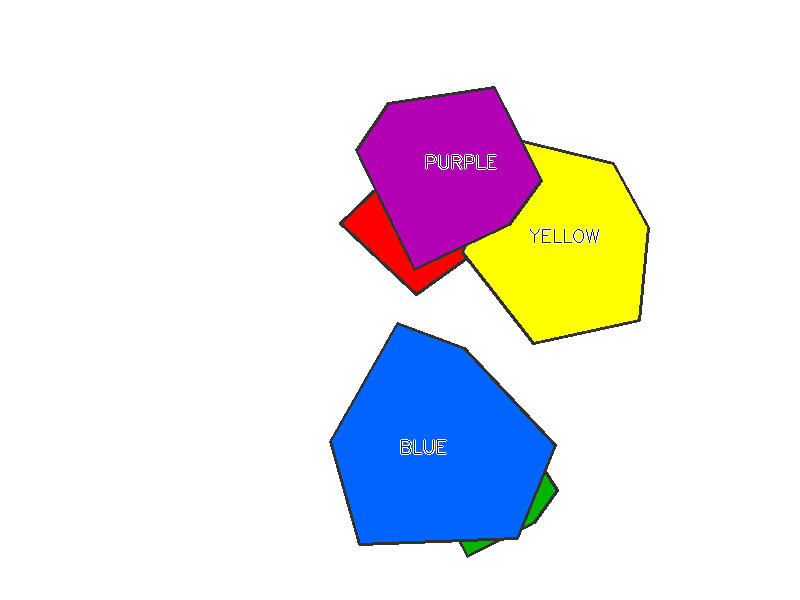
//> input picture images/q08_test.png, 800 x 600 px
$ ./main   (built with g++ and OpenCV 4)
//> lines starting //> are read from the running program, lines starting //| are printed output that depends on the picture; after the words box and inside, x2 and y2 are one past the last pixel; in counts of white or black regions, pixels touching at a corner belong together
// ============================================================
// 第八题：颜色区域分割与面积计算
//
// 颜色分割的标准做法是在 HSV 里做：
//   - 色调 H 直接对应"是什么颜色"，和明暗无关；饱和度 S 排除灰白，
//     明度 V 排除黑色，所以先限定 S、V 再切 H，比在 BGR 里卡范围稳。
//   - red 的色相在 0/180 两端（红色一端接 180 一端接 0），必须用两段
//     inRange 再按位或，只取 0~10 会漏掉偏洋红的那一半。
// 每种颜色统计像素数和占比，最后按面积从大到小排序输出，并把每一类
// 单独存成一张二值掩码图。
// ============================================================
#include <opencv2/opencv.hpp>
#include <iostream>
#include <vector>
#include <algorithm>

using namespace std;
using namespace cv;

struct ColorSpec {
    string name;
    vector<pair<int, int>> hueRanges;   // 色相区间（可能两段）
    Scalar bgr;                          // 标注用的颜色
};

int main(int argc, char** argv) {
    string inPath = (argc > 1) ? argv[1] : "images/q08_test.png";
    Mat img = imread(inPath);
//> img is the input picture: 600 rows x 800 cols, CV_8UC3; mean B, G, R 235.1, 228.9, 231.2
    if (img.empty()) {
        cerr << "无法读取图像: " << inPath << endl;
        return 1;
    }

    Mat hsv;
    cvtColor(img, hsv, COLOR_BGR2HSV);
//> hsv: 600 rows x 800 cols, CV_8UC3; mean H, S, V 15.2, 42.2, 248.9

    const int SMIN = 60, VMIN = 60;
    vector<ColorSpec> specs = {
        // inRange 的两个端点都算在区间内，所以端点只能归给一种颜色：
        // yellow/green 的 35、green/blue 的 85、blue/purple 的 130、
        // purple/red 的 170 都只写在一边，五个掩码才是互斥的。
        {"red",    {{0, 10}, {170, 179}}, Scalar(0, 0, 255)},
        {"yellow", {{15, 34}},            Scalar(0, 255, 255)},
        {"green",  {{35, 84}},            Scalar(0, 255, 0)},
        {"blue",   {{85, 129}},           Scalar(255, 0, 0)},
        {"purple", {{130, 169}},          Scalar(255, 0, 255)},
    };

    double total = (double)img.rows * img.cols;
//> total = 480000
    struct Stat { string name; int area; double pct; Scalar color; };
    vector<Stat> stats;
    Mat out = img.clone();

    for (auto& sp : specs) {
        Mat mask = Mat::zeros(img.size(), CV_8U);
        for (auto& hr : sp.hueRanges) {
            Mat part;
            inRange(hsv, Scalar(hr.first, SMIN, VMIN),
                         Scalar(hr.second, 255, 255), part);
            mask |= part;
        }

        // 3x3 开运算去掉边缘的抗锯齿碎点（亚像素混色会产生孤立的
        // 单像素，会让面积统计虚高一点点）
        morphologyEx(mask, mask, MORPH_OPEN,
                     getStructuringElement(MORPH_ELLIPSE, Size(3, 3)));

        int area = countNonZero(mask);
        if (area == 0) continue;
        double pct = area / total * 100.0;
        stats.push_back({sp.name, area, pct, sp.bgr});

        // 每类单独存一张二值掩码图
        string fname = "q08_mask_" + sp.name + ".png";
        imwrite(fname, mask);
        cout << "已保存掩码: " << fname << endl;

        // 在原图上把这类区域的轮廓描出来并标注颜色名
        vector<vector<Point>> cc;
        findContours(mask, cc, RETR_EXTERNAL, CHAIN_APPROX_SIMPLE);
        for (auto& c : cc) {
            if (contourArea(c) < 100) continue;
            drawContours(out, vector<vector<Point>>{c}, 0, sp.bgr, 2);
            Rect r = boundingRect(c);
            putText(out, sp.name, r.tl() + Point(3, 16),
                    FONT_HERSHEY_SIMPLEX, 0.5, Scalar(0, 0, 0), 3, LINE_AA);
            putText(out, sp.name, r.tl() + Point(3, 16),
                    FONT_HERSHEY_SIMPLEX, 0.5, sp.bgr, 1, LINE_AA);
        }
    }
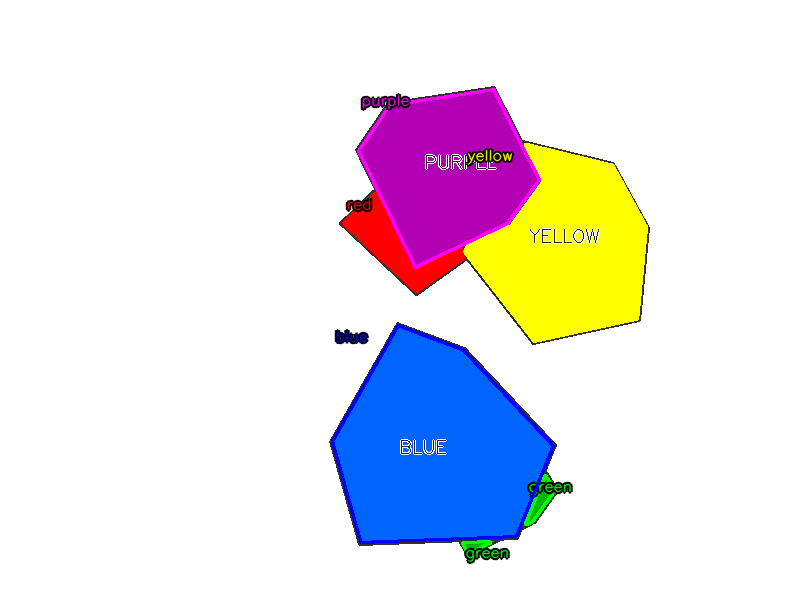
//> out: 600 rows x 800 cols, CV_8UC3; 1.91% of pixels changed, all inside (x1, y1, x2, y2) = (331, 88, 648, 565)

    if (stats.empty()) {
        cerr << "没有检测到任何颜色区域" << endl;
        return 2;
    }

    // ---------- 按面积从大到小排序 ----------
    sort(stats.begin(), stats.end(),
         [](const Stat& a, const Stat& b) { return a.area > b.area; });

    cout << "\n颜色区域面积统计（按面积降序）：" << endl;
    cout << "  排名  颜色     面积(px²)   占比" << endl;
    for (size_t i = 0; i < stats.size(); ++i) {
        char buf[128];
        snprintf(buf, sizeof(buf), "  %-4d  %-7s  %8d   %5.2f%%",
                 (int)i + 1, stats[i].name.c_str(), stats[i].area, stats[i].pct);
        cout << buf << endl;
    }

    // ---------- 图上写总表 ----------
    int y = 28;
    putText(out, "Color area percentage:", Point(10, y),
            FONT_HERSHEY_SIMPLEX, 0.7, Scalar(0, 0, 0), 3, LINE_AA);
    putText(out, "Color area percentage:", Point(10, y),
            FONT_HERSHEY_SIMPLEX, 0.7, Scalar(255, 255, 255), 1, LINE_AA);
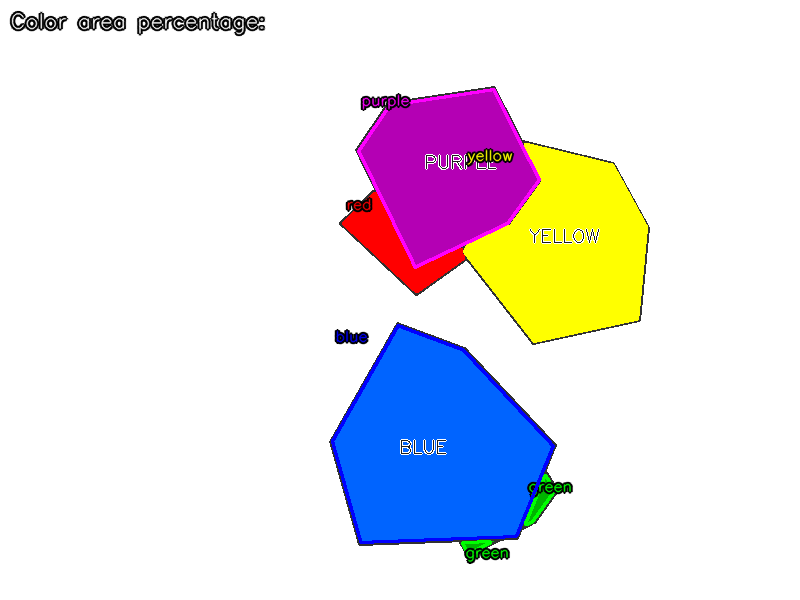
//> out: 600 rows x 800 cols, CV_8UC3; mean B, G, R 233.7, 226.9, 230
    for (size_t i = 0; i < stats.size(); ++i) {
        y += 26;
        char buf[128];
        snprintf(buf, sizeof(buf), "%s: %d px2 (%.2f%%)",
                 stats[i].name.c_str(), stats[i].area, stats[i].pct);
        putText(out, buf, Point(10, y), FONT_HERSHEY_SIMPLEX, 0.6,
                Scalar(0, 0, 0), 3, LINE_AA);
        putText(out, buf, Point(10, y), FONT_HERSHEY_SIMPLEX, 0.6,
                stats[i].color, 1, LINE_AA);
    }
//> this loop made 5 passes
//> pass 1, `putText(out, buf, Point(10, y), FONT_HERSHEY_SIMPLEX, 0.6, Scalar(0, 0..`:
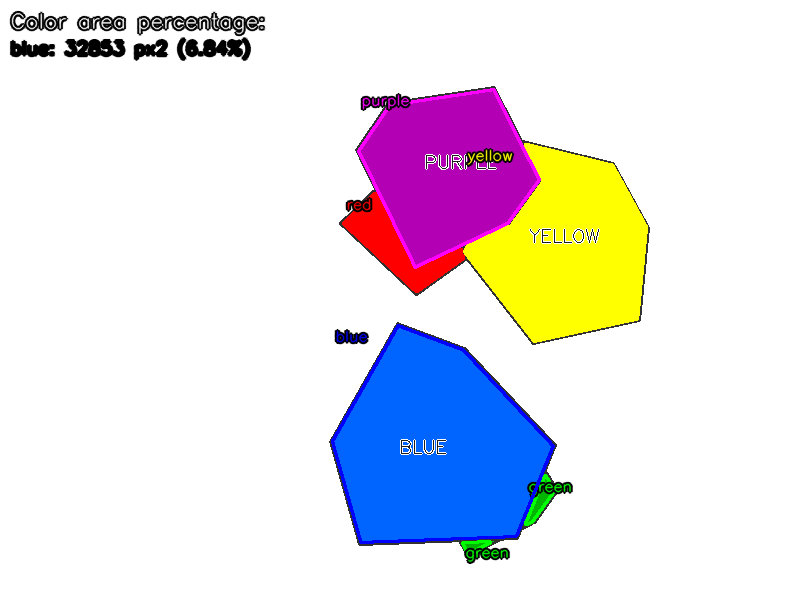
//> out: 600 rows x 800 cols, CV_8UC3; 0.76% of pixels changed, all inside (x1, y1, x2, y2) = (9, 37, 252, 61)
//> pass 1, `putText(out, buf, Point(10, y), FONT_HERSHEY_SIMPLEX, 0.6, stats[i].co..`:
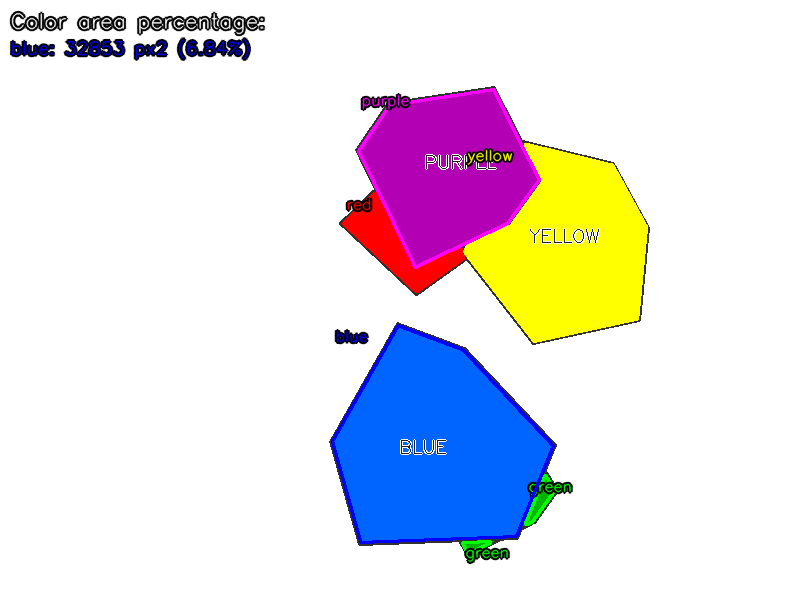
//> out: 600 rows x 800 cols, CV_8UC3; 0.34% of pixels changed, all inside (x1, y1, x2, y2) = (11, 38, 250, 60)
//> pass 2, `putText(out, buf, Point(10, y), FONT_HERSHEY_SIMPLEX, 0.6, Scalar(0, 0..`:
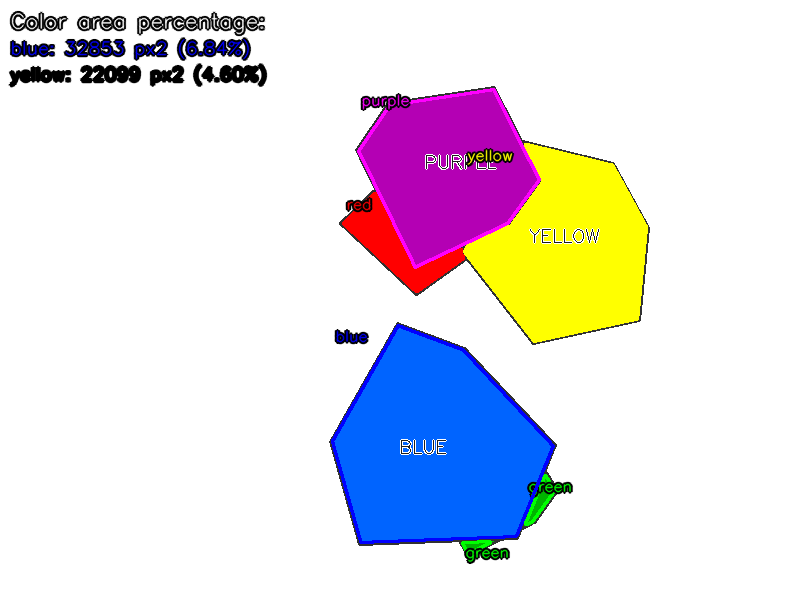
//> out: 600 rows x 800 cols, CV_8UC3; 0.79% of pixels changed, all inside (x1, y1, x2, y2) = (7, 63, 268, 88)
//> pass 2, `putText(out, buf, Point(10, y), FONT_HERSHEY_SIMPLEX, 0.6, stats[i].co..`:
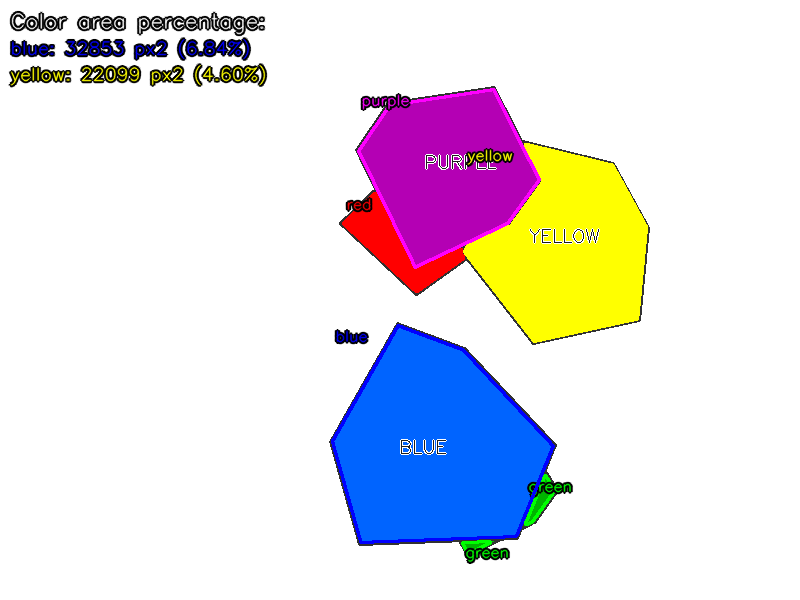
//> out: 600 rows x 800 cols, CV_8UC3; 0.36% of pixels changed, all inside (x1, y1, x2, y2) = (10, 64, 266, 86)
//> after the loop:
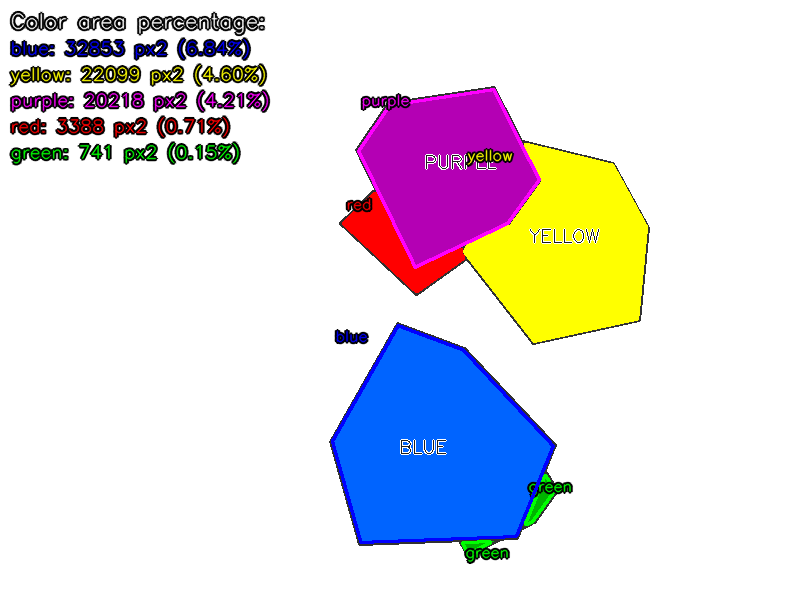
//> out: 600 rows x 800 cols, CV_8UC3; 2.1% of pixels changed, all inside (x1, y1, x2, y2) = (9, 89, 271, 166)
//> after the loop, y = 158

    string outPath = (argc > 2) ? argv[2] : "q08_result.png";
    imwrite(outPath, out);
    cout << "\n结果图已保存: " << outPath << endl;
    return 0;
}

$ run again, with images/q01_test.png copied over images/q08_test.png
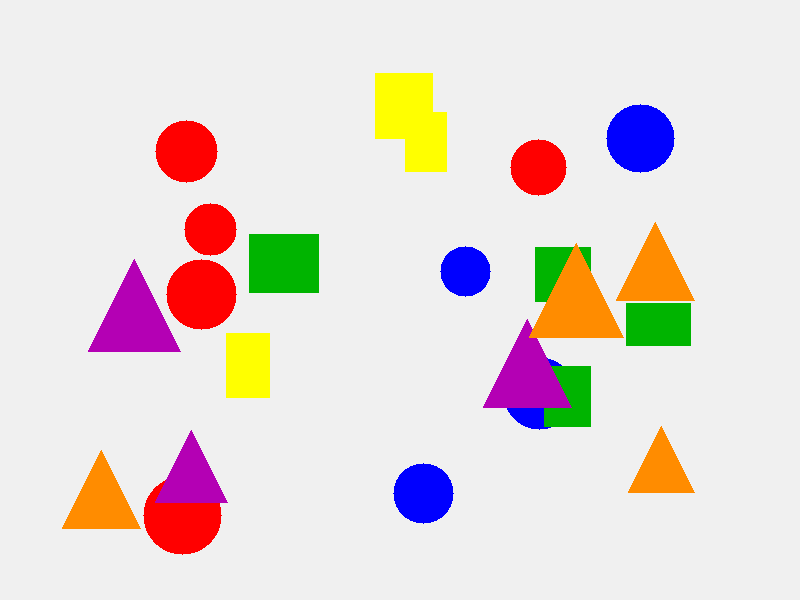
//> input picture images/q01_test.png, 800 x 600 px
//> img is the input picture: 600 rows x 800 cols, CV_8UC3; mean B, G, R 215.3, 218.7, 229.9
//> hsv: 600 rows x 800 cols, CV_8UC3; mean H, S, V 8, 35.7, 238.7
//> after the loop `for (auto& sp : specs)`:
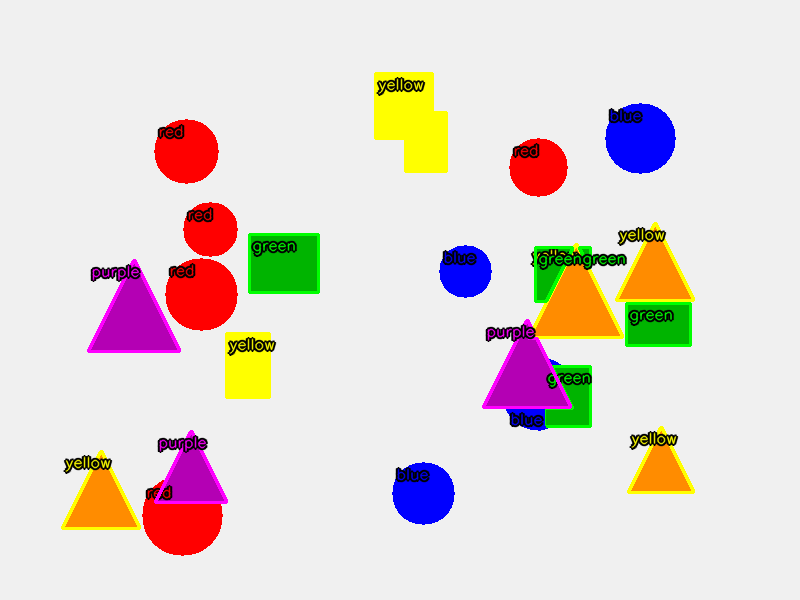
//> out: 600 rows x 800 cols, CV_8UC3; 4.58% of pixels changed, all inside (x1, y1, x2, y2) = (61, 72, 695, 556)
//> after the loop `for (size_t i = 0; i < stats.size(); ++i)`:
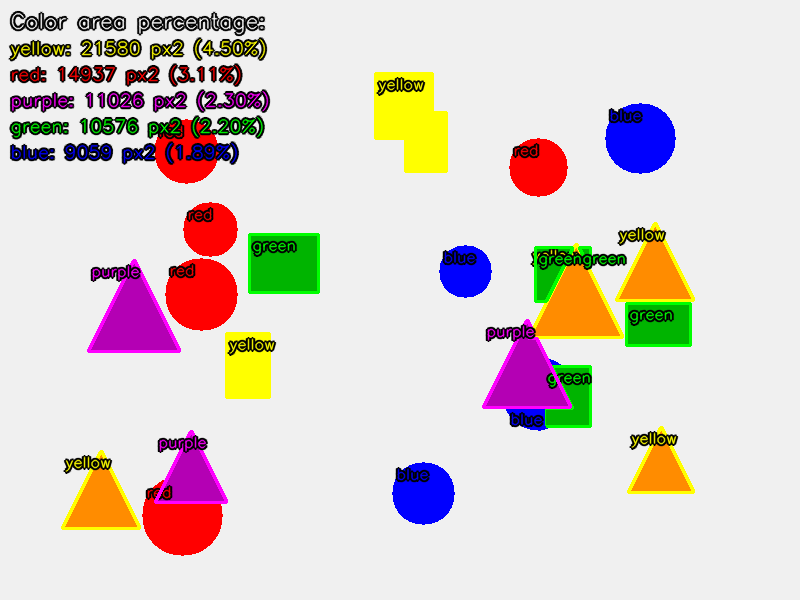
//> out: 600 rows x 800 cols, CV_8UC3; mean B, G, R 205, 208.9, 220
//> after the loop `for (size_t i = 0; i < stats.size(); ++i)`: y = 158

$ run again, with images/q03_test.png copied over images/q08_test.png
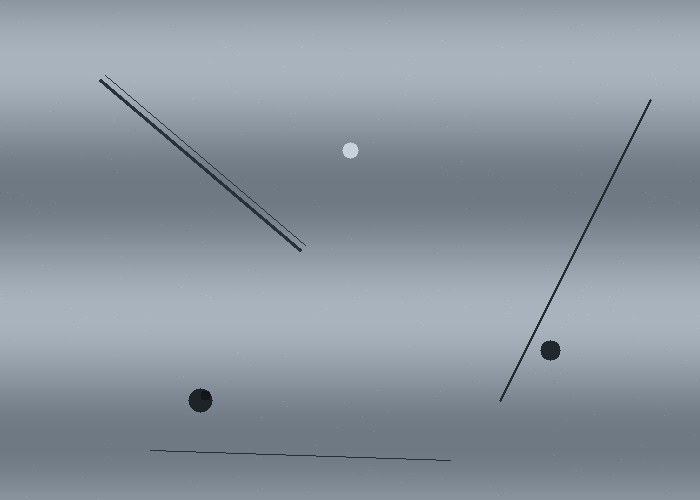
//> input picture images/q03_test.png, 700 x 500 px
//> img is the input picture: 500 rows x 700 cols, CV_8UC3; mean B, G, R 159.2, 149.2, 139.3
//> hsv: 500 rows x 700 cols, CV_8UC3; mean H, S, V 104.9, 32.7, 159.2
//> after the loop `for (auto& sp : specs)`:
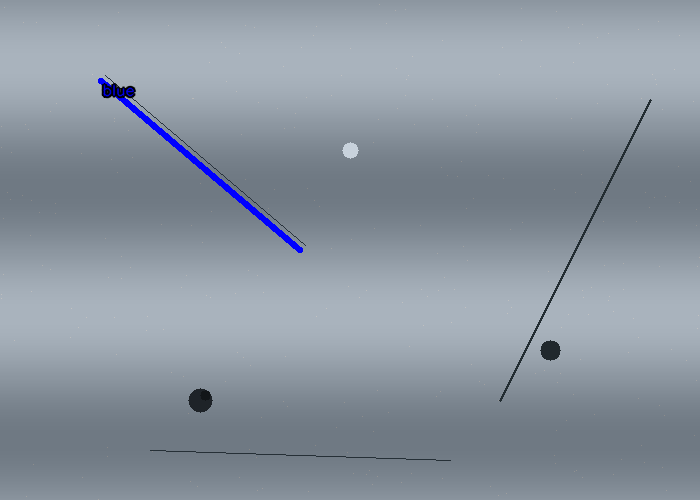
//> out: 500 rows x 700 cols, CV_8UC3; 0.55% of pixels changed, all inside (x1, y1, x2, y2) = (98, 78, 303, 253)
//> the loop `for (size_t i = 0; i < stats.size(); ++i)` made 1 pass
//> pass 1, `putText(out, buf, Point(10, y), FONT_HERSHEY_SIMPLEX, 0.6, stats[i].co..`:
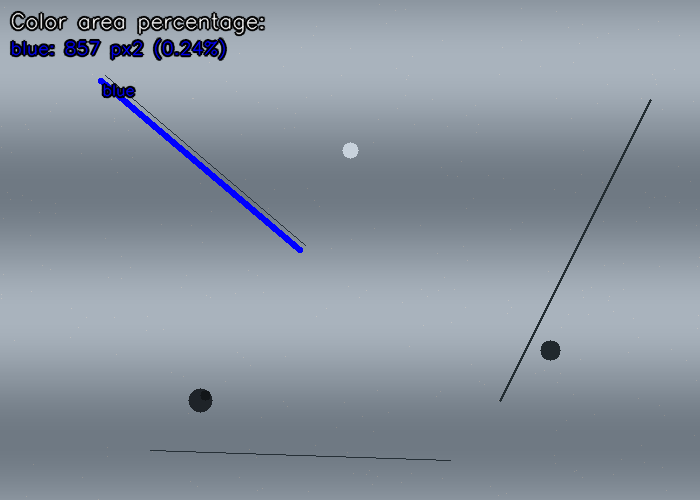
//> out: 500 rows x 700 cols, CV_8UC3; mean B, G, R 157.9, 146.5, 136.8
//> after the loop `for (size_t i = 0; i < stats.size(); ++i)`: y = 54
